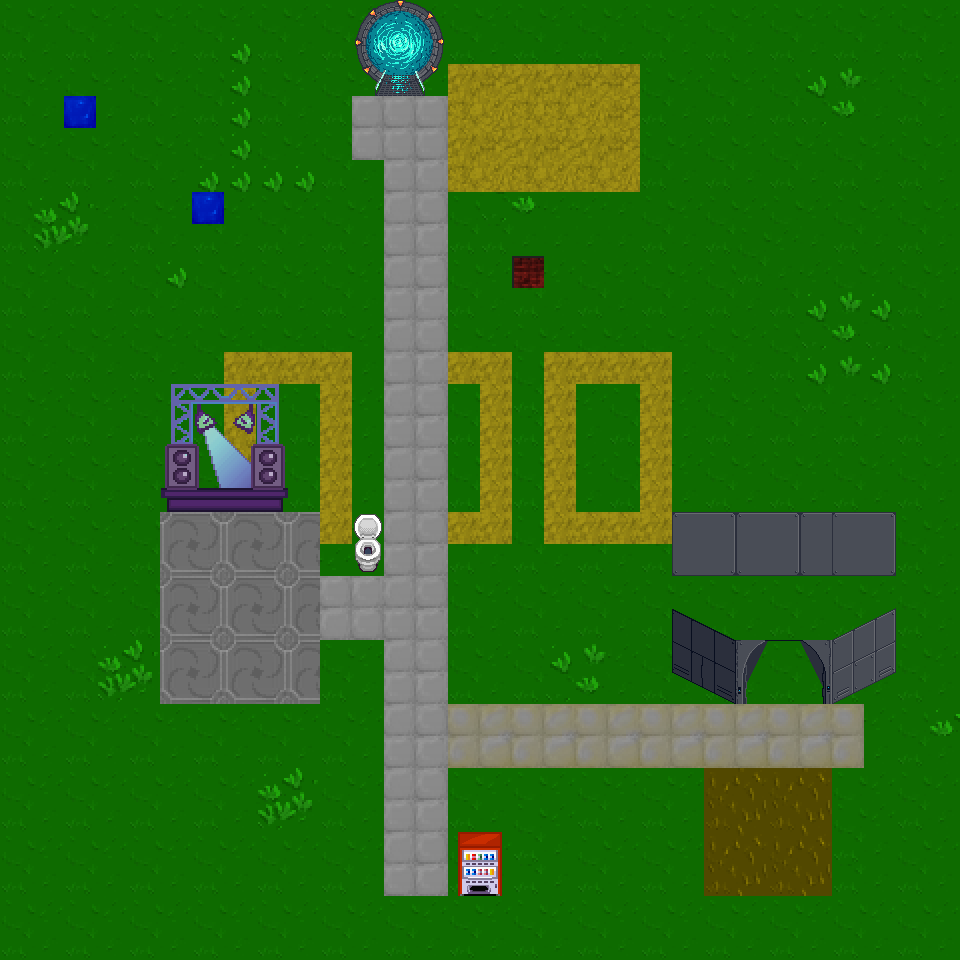

The image is a tile-based game level rendered from a .tmx file. Its description and source (layers, tilesets, objects; grid data summarised) follow:
An orthogonal 30x30 tile map with 32x32 px tiles, 13 tile layers (start, blocked, still, grünzeugs, ...), 4 tilesets.

<map version="1.9" tiledversion="1.9.0" orientation="orthogonal" renderorder="right-down" width="30" height="30" tilewidth="32" tileheight="32" infinite="0" nextlayerid="17" nextobjectid="1">
 <editorsettings>
  <export target="world.json" format="json" />
 </editorsettings>
 <tileset firstgid="1" name="floortileset" tilewidth="32" tileheight="32" tilecount="256" columns="16">
  <image source="tilesets/floortileset.png" width="512" height="512" />
 </tileset>
 <tileset firstgid="257" name="helpers" tilewidth="32" tileheight="32" tilecount="100" columns="10">
  <image source="tilesets/helpers.png" width="320" height="320" />
  <tile id="1">
   <properties>
    <property name="collides" type="bool" value="true" />
   </properties>
  </tile>
 </tileset>
 <tileset firstgid="357" name="rc3-interior" tilewidth="32" tileheight="32" tilecount="1024" columns="16">
  <image source="tilesets/rc3-interior.png" width="512" height="2048" />
 </tileset>
 <tileset firstgid="1381" name="stage" tilewidth="32" tileheight="32" tilecount="192" columns="24">
  <image source="tilesets/stage.png" width="768" height="256" />
  <tile id="25">
   <animation>
    <frame tileid="25" duration="100" />
    <frame tileid="29" duration="100" />
    <frame tileid="33" duration="100" />
    <frame tileid="37" duration="100" />
    <frame tileid="121" duration="100" />
    <frame tileid="125" duration="100" />
    <frame tileid="129" duration="100" />
    <frame tileid="133" duration="100" />
   </animation>
  </tile>
  <tile id="26">
   <animation>
    <frame tileid="26" duration="100" />
    <frame tileid="30" duration="100" />
    <frame tileid="34" duration="100" />
    <frame tileid="38" duration="100" />
    <frame tileid="122" duration="100" />
    <frame tileid="126" duration="100" />
    <frame tileid="130" duration="100" />
    <frame tileid="134" duration="100" />
   </animation>
  </tile>
  <tile id="49">
   <animation>
    <frame tileid="49" duration="100" />
    <frame tileid="53" duration="100" />
    <frame tileid="57" duration="100" />
    <frame tileid="61" duration="100" />
    <frame tileid="145" duration="100" />
    <frame tileid="149" duration="100" />
    <frame tileid="153" duration="100" />
    <frame tileid="157" duration="100" />
   </animation>
  </tile>
  <tile id="50">
   <animation>
    <frame tileid="50" duration="100" />
    <frame tileid="54" duration="100" />
    <frame tileid="58" duration="100" />
    <frame tileid="62" duration="100" />
    <frame tileid="146" duration="100" />
    <frame tileid="150" duration="100" />
    <frame tileid="154" duration="100" />
    <frame tileid="158" duration="100" />
   </animation>
  </tile>
 </tileset>
 <layer id="1" name="start" width="30" height="30">
  <data>[900 cells, 1 non-empty, 1 distinct tile ids]</data>
 </layer>
 <layer id="6" name="blocked" width="30" height="30">
  <data>[900 cells, 41 non-empty, 1 distinct tile ids]</data>
 </layer>
 <layer id="14" name="still" width="30" height="30">
  <properties>
   <property name="silent" type="bool" value="true" />
  </properties>
  <data>[900 cells, 12 non-empty, 1 distinct tile ids]</data>
 </layer>
 <group id="3" name="floor">
  <layer id="4" name="grünzeugs" width="30" height="30">
   <data>[900 cells, 900 non-empty, 13 distinct tile ids]</data>
  </layer>
  <layer id="5" name="wege" width="30" height="30">
   <data>[900 cells, 154 non-empty, 20 distinct tile ids]</data>
  </layer>
 </group>
 <group id="7" name="external-content">
  <layer id="12" name="jitsi" width="30" height="30">
   <properties>
    <property name="jitsiRoom" value="Getränkeautomat" />
   </properties>
   <data>[900 cells, 4 non-empty, 4 distinct tile ids]</data>
  </layer>
  <layer id="8" name="hompage" width="30" height="30">
   <properties>
    <property name="openWebsite" value="http://festivalfuerfreunde.de/" />
   </properties>
   <data>[900 cells, 1 non-empty, 1 distinct tile ids]</data>
  </layer>
  <layer id="9" name="heroku" width="30" height="30">
   <properties>
    <property name="openWebsite" value="https://fff-flask-test.herokuapp.com/das_Festivalgelaende/Heizungsbauer/FriedhofderFinsternis%20" />
   </properties>
   <data>[900 cells, 2 non-empty, 1 distinct tile ids]</data>
  </layer>
 </group>
 <layer id="11" name="haus-back" width="30" height="30">
  <data>[900 cells, 14 non-empty, 4 distinct tile ids]</data>
 </layer>
 <layer id="13" name="stage" width="30" height="30">
  <data>[900 cells, 16 non-empty, 16 distinct tile ids]</data>
 </layer>
 <layer id="15" name="toilet" width="30" height="30">
  <properties>
   <property name="playAudio" value="media/toilet.mp3" />
  </properties>
  <data>[900 cells, 2 non-empty, 2 distinct tile ids]</data>
 </layer>
 <layer id="16" name="link" width="30" height="30">
  <properties>
   <property name="exitUrl" value="demo.json" />
  </properties>
  <data>[900 cells, 9 non-empty, 9 distinct tile ids]</data>
 </layer>
 <objectgroup id="2" name="floorLayer" />
 <layer id="10" name="haus-front" width="30" height="30">
  <data>[900 cells, 18 non-empty, 18 distinct tile ids]</data>
 </layer>
</map>
